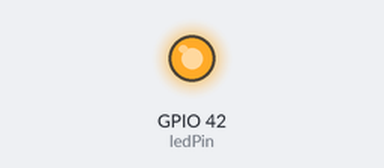
Bench run of a sketch on a simulated ESP32. Parts: output pins drawn as LEDs (lit = HIGH). WiFi joins after 1.5 s; servers stay silent unless stated; what the sketch prints to the serial monitor is not drawn.

Above: at 4.4 s.
At 9.7 s:
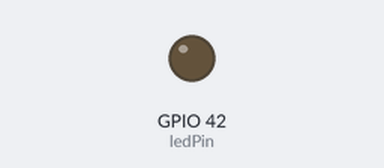
Timing chart, 0 to 15.6 s (numbered marks = the images above):
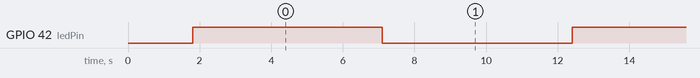

Measured:
- by itself, GPIO 42 (ledPin): alternates HIGH for 5.3 s and LOW for 5.3 s

The sketch:

Led_slide.ino
```cpp
#include <WiFi.h>
#include <WiFiClientSecure.h>
#include <UniversalTelegramBot.h>

// WiFi Credentials
const char* ssid = "workspace6";
const char* password = "passcode6";

// Telegram Credentials
#define BOT_TOKEN "7664092302:AAEb1zxSgVqhF4DuKh_AlPnbnvX-GKhmDBE"
#define CHAT_ID "1853029209"

WiFiClientSecure client;
UniversalTelegramBot bot(BOT_TOKEN, client);

const int ledPin = 42;  // LED connected to GPIO 2

void setup() {
  Serial.begin(115200);
  pinMode(ledPin, OUTPUT);

  // Connect to WiFi
  WiFi.begin(ssid, password);
  client.setCACert(TELEGRAM_CERTIFICATE_ROOT);
  while (WiFi.status() != WL_CONNECTED) {
    delay(500);
    Serial.print(".");
  }
  Serial.println("\nWiFi connected");

  bot.sendMessage(CHAT_ID, "ESP32 started! Ready to send LED notifications.", "");
}

void loop() {
  // Simulate LED turning on
  digitalWrite(ledPin, HIGH);
  Serial.println("LED is ON");

  // Send Telegram Notification
  bot.sendMessage(CHAT_ID, "LED is ON!", "");

  delay(5000); // Wait 5 seconds before turning off the LED

  digitalWrite(ledPin, LOW);
  Serial.println("LED is OFF");
  bot.sendMessage(CHAT_ID, "LED is OFF!", "");
  delay(5000); // Wait before next cycle
}
```
